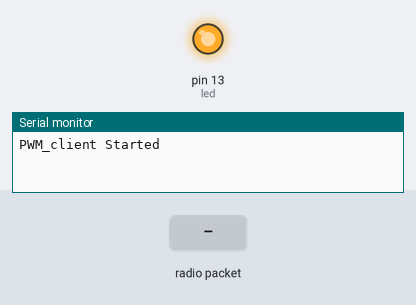
The sketch below on a simulated Arduino Pro Mini, built with avr-gcc and run on an emulated ATmega328P. On the bench: output pins drawn as LEDs (lit = HIGH), the last lines printed to the serial monitor. Dashed ring = blinking. The test bench sets the inputs (shaded band). No radio packets arrive unless stated.

Above: at 0.01 s.
At 2.2 s:
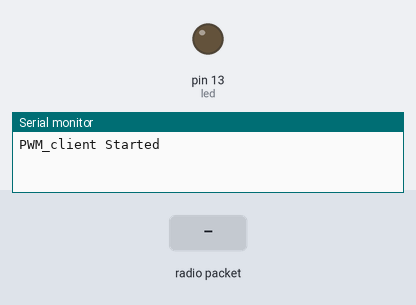
2.3 s: radio packet "1" arrives
At 2.51 s:
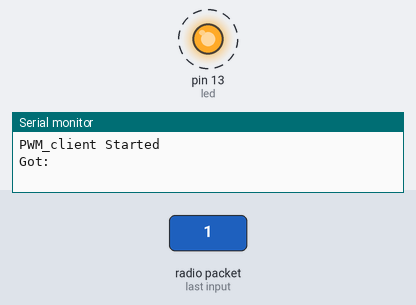
Timing chart, 0 to 5.3 s (numbered marks = the images above; inputs shaded):
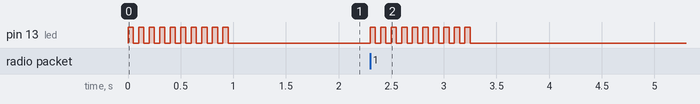

Measured:
- after the input at 2.3 s, pin 13 (led): alternates HIGH for 0.05 s and LOW for 0.05 s, 20 changes in all, then stays LOW, starting at once

The sketch:

PWM_Client.ino
```cpp
/*
 *  Author: Vincent Gijsen
 *  Date: 21-dec-2014
 */

#include <VirtualWire.h>

//pro-mini
#define led 13
#define receive_pin 11


//We define addresses, so every device is uniquely identifieable (as char!);

#define MYADDRESS '1'

uint8_t buf[VW_MAX_MESSAGE_LEN];
uint8_t buflen = VW_MAX_MESSAGE_LEN;


byte _ledTable[256] = {
  0,   1,   1,   1,   1,   1,   1,   1,   1,   1,   1,   1,   1,   1,   1,   1,
  1,   1,   1,   1,   1,   1,   1,   1,   1,   1,   1,   1,   1,   1,   1,   1,
  1,   2,   2,   2,   2,   2,   2,   2,   2,   3,   3,   3,   3,   3,   4,   4,
  4,   4,   4,   5,   5,   5,   5,   6,   6,   6,   6,   7,   7,   7,   7,   8,
  8,   8,   9,   9,   9,  10,  10,  10,  11,  11,  12,  12,  12,  13,  13,  14,
14,  15,  15,  15,  16,  16,  17,  17,  18,  18,  19,  19,  20,  20,  21,  22,
22,  23,  23,  24,  25,  25,  26,  26,  27,  28,  28,  29,  30,  30,  31,  32,
33,  33,  34,  35,  36,  36,  37,  38,  39,  40,  40,  41,  42,  43,  44,  45,
46,  46,  47,  48,  49,  50,  51,  52,  53,  54,  55,  56,  57,  58,  59,  60,
61,  62,  63,  64,  65,  67,  68,  69,  70,  71,  72,  73,  75,  76,  77,  78,
80,  81,  82,  83,  85,  86,  87,  89,  90,  91,  93,  94,  95,  97,  98,  99,
101, 102, 104, 105, 107, 108, 110, 111, 113, 114, 116, 117, 119, 121, 122, 124,
125, 127, 129, 130, 132, 134, 135, 137, 139, 141, 142, 144, 146, 148, 150, 151,
153, 155, 157, 159, 161, 163, 165, 166, 168, 170, 172, 174, 176, 178, 180, 182,
184, 186, 189, 191, 193, 195, 197, 199, 201, 204, 206, 208, 210, 212, 215, 217,
219, 221, 224, 226, 228, 231, 233, 235, 238, 240, 243, 245, 248, 250, 253, 255 };


void setup(void){
  Serial.begin(115200);

  pinMode(led, OUTPUT);

  vw_set_rx_pin(receive_pin);

  vw_setup(2000);	 // Bits per sec
  vw_rx_start();       // Start the receiver PLL running

  Serial.println("PWM_client Started");
  blink();


}


void loop(){

  if (vw_get_message(buf, &buflen)) // Non-blocking
  {
    int i;

    // Message with a good checksum received, print it.
    Serial.print("Got: ");

  //package should be formated as <address 1 byte><payload>
   if(MYADDRESS != buf[i]){
        //package not for me,
       return;
      }


    for (i = 1; i < buflen; i++)
    {
      //check if first byte equals my address
      //Serial.print(buf[i], HEX);
      //Serial.print(' ');
    }
    Serial.println();
    //digitalWrite(led_pin, LOW);
    blink();
  }


}

void blink(){
  for (int x=0;x<10;x++){
    digitalWrite(led, HIGH);
    delay(50);
    digitalWrite(led, LOW);
    delay(50);

  }
}
```
